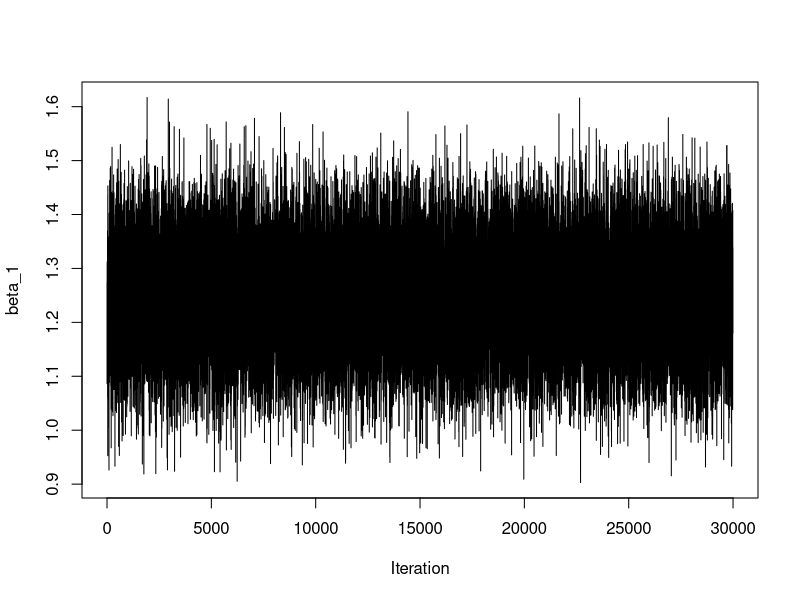
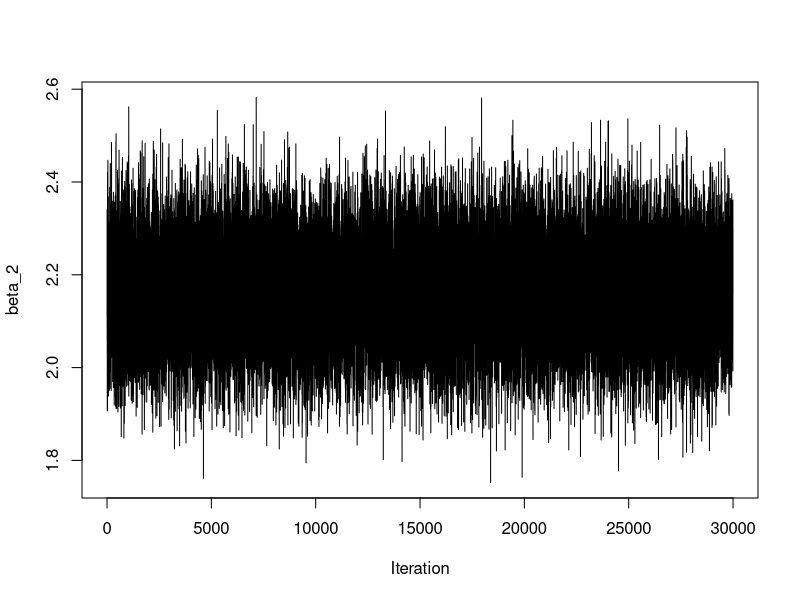
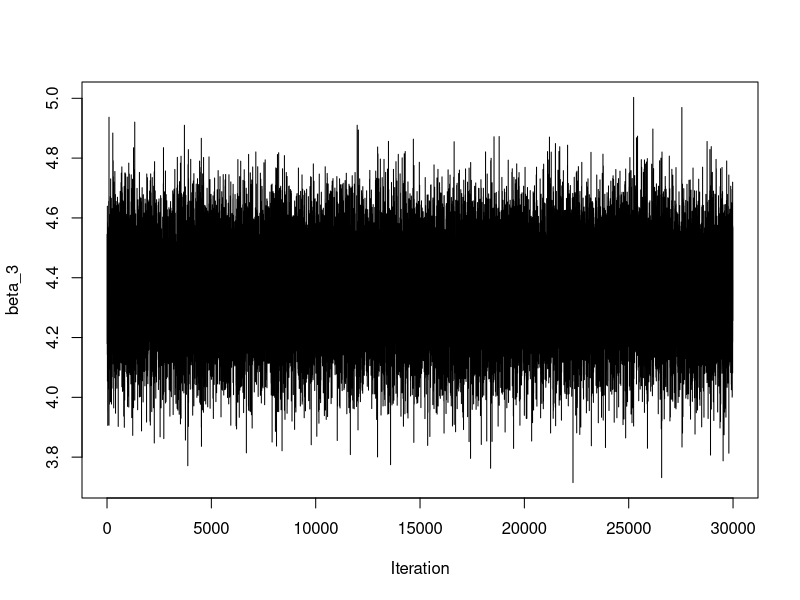
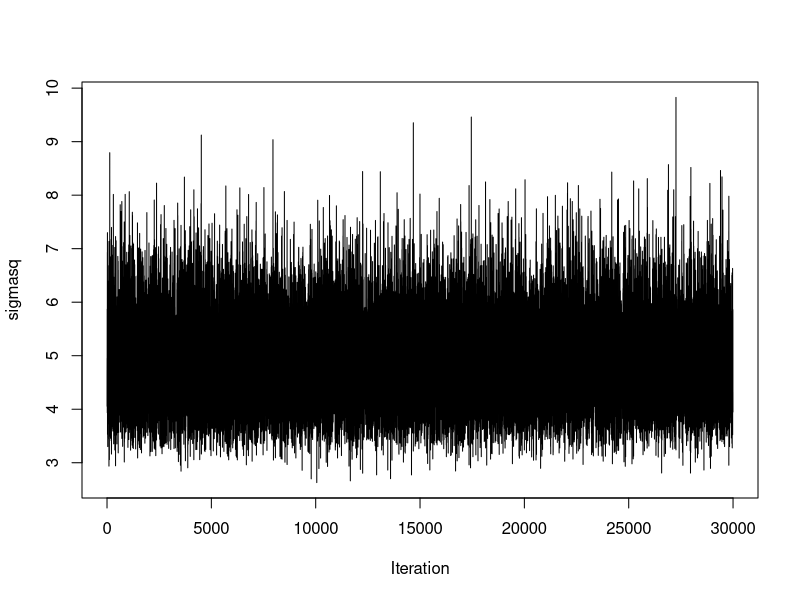

These figures' R source, in order:
library(mvtnorm)
set.seed(42)
n<-100
p<-3
X<-matrix(rnorm(n*p),ncol=n)
beta_true<-c(2,3,5)
square_sigma_true<-4
X_t<-t(X)
Y<- X_t %*% beta_true+rnorm(n,mean=0,sd=sqrt(square_sigma_true))
identity_mat<-diag(p)
#---------------------------Gibbs Sampling----------------------------------#
#---------------------------Set initial value------------------------------#
initial_beta<-rep(1,p)
initial_sigma<-2
#---------------------------Updating Beta-----------------------------------#
beta.update<-function(Y,X,X_t,square_sig,identity_mat){
  inv_sigma<-((X %*% X_t)/square_sig)+identity_mat*(100)
  sigma_mat<-solve(inv_sigma)
  meu_vec<-(sigma_mat %*% (X %*% Y))
  beta_out<-t(meu_vec)+rmvnorm(1,mean=rep(0,p),sigma = sigma_mat)
  beta_out
}
#----------------------------Updating Sigma---------------------------------#
square_sigma.update<-function(n,a,b,Y,beta,X_t){
  a_new<-n/2+a
  Y_new<-Y-(X_t %*% t(beta))
  sum_data<-(t(Y_new)) %*% Y_new
  b_new<-b+(1/2*sum_data)
  square_sigma_inv<-rgamma(1,shape=a_new,rate=b_new)
  square_sigma<-1/square_sigma_inv
  square_sigma
}
#--------------------------------Gibbs MCMC-----------------------------------#
gibbs_mcmc<-function(Y,beta.init,sigmasq.init,X,X_t,identity_mat,a,b,iters,n,p){
  #chain initiation
  beta<-beta.init
  sigmasq<-sigmasq.init
  
  #define chains
  beta.chain<-matrix(0,nrow=iters,ncol=p)
  sigmasq.chain<-numeric(iters)
  
  #start gibbs mcmc
  for(i in 1:iters){
    beta<-beta.update(Y,X,X_t,sigmasq,identity_mat)
    sigmasq<-square_sigma.update(n,a,b,Y,beta,X_t)
    beta.chain[i,]<-beta
    sigmasq.chain[i]<-sigmasq
  }
  
  #return chains
  out<-list(beta.chain=beta.chain,sigmasq.chain=sigmasq.chain)
  return(out)
}
mcmc.out<-gibbs_mcmc(Y=Y,
                     beta.init = initial_beta,
                     sigmasq.init = initial_sigma,
                     X=X,
                     X_t = X_t,
                     identity_mat = identity_mat,
                     a=0.01,
                     b=0.01,
                     iters = 30000,
                     n=n,
                     p=p
                       )
print(mcmc.out$beta.chain)
print(mcmc.out$sigmasq.chain)
plot(mcmc.out$beta.chain[5:30000,1],xlab="Iteration",ylab="beta_1",type="l")

plot(mcmc.out$beta.chain[5:30000,2],xlab="Iteration",ylab="beta_2",type="l")

plot(mcmc.out$beta.chain[5:30000,3],xlab="Iteration",ylab="beta_3",type="l")

plot(mcmc.out$sigmasq.chain[5:30000],xlab="Iteration",ylab="sigmasq",type="l")
